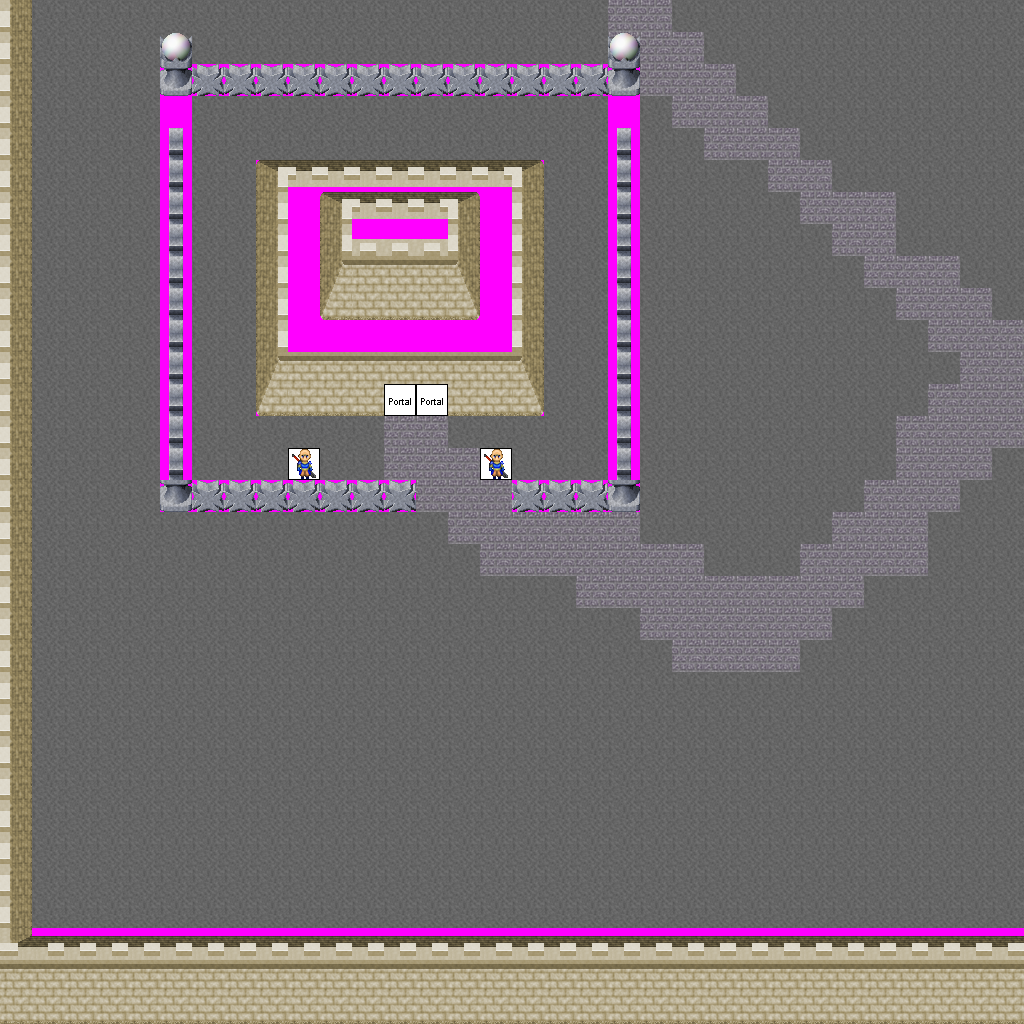

A 2D game scene composited from a Tiled map and its tileset images. What follows is a short description and the map's XML, with each tile layer's data collapsed to a summary:
An orthogonal 32x32 tile map with 32x32 px tiles, 7 tile layers (Ground, Objects, Above, Walkable, ...), 9 tilesets and 6 objects (3x newmap, from_west_0, from_west_1, from_south_0).

<map version="1.0" orientation="orthogonal" width="32" height="32" tilewidth="32" tileheight="32">
 <tileset firstgid="1" name="building_castle" tilewidth="32" tileheight="32">
  <image source="../drawable/building_castle.png" width="640" height="512" />
 </tileset>
 <tileset firstgid="321" name="ground_indoor_tiles" tilewidth="32" tileheight="32">
  <image source="../drawable/ground_indoor_tiles.png" width="64" height="128" />
 </tileset>
 <tileset firstgid="329" name="logic_creature_human_imperial" tilewidth="32" tileheight="32">
  <image source="../drawable/logic_creature_human_imperial.png" width="256" height="64" />
 </tileset>
 <tileset firstgid="345" name="logic_portal" tilewidth="32" tileheight="32">
  <image source="../drawable/logic_portal.png" width="256" height="96" />
 </tileset>
 <tileset firstgid="369" name="building_decoration_block" tilewidth="32" tileheight="32">
  <image source="../drawable/building_decoration_block.png" width="64" height="32" />
 </tileset>
 <tileset firstgid="371" name="building_decoration_orbpedestal" tilewidth="32" tileheight="32">
  <image source="../drawable/building_decoration_orbpedestal.png" width="32" height="64" />
 </tileset>
 <tileset firstgid="373" name="building_wall_int_grey" tilewidth="32" tileheight="32">
  <image source="../drawable/building_wall_int_grey.png" width="352" height="352" />
 </tileset>
 <tileset firstgid="494" name="building_castle_door_centered_double" tilewidth="32" tileheight="32">
  <image source="../drawable/building_castle_door_centered_double.png" width="64" height="64" />
 </tileset>
 <tileset firstgid="498" name="walkable_sentinel" tilewidth="32" tileheight="32">
  <image source="../drawable/walkable_sentinel.png" width="32" height="32" />
 </tileset>
 <layer name="Ground" width="32" height="32">
  <data>[1024 cells, 1024 non-empty, 4 distinct tile ids]</data>
 </layer>
 <layer name="Objects" width="32" height="32">
  <data>[1024 cells, 12 non-empty, 10 distinct tile ids]</data>
 </layer>
 <layer name="Above" width="32" height="32">
  <data>[1024 cells, 4 non-empty, 1 distinct tile ids]</data>
 </layer>
 <layer name="Walkable" width="32" height="32">
  <data>[1024 cells, 246 non-empty, 1 distinct tile ids]</data>
 </layer>
 <layer name="Objects_stendhal" width="32" height="32">
  <data>[1024 cells, 231 non-empty, 25 distinct tile ids]</data>
 </layer>
 <layer name="Above_stendhal" width="32" height="32">
  <data>[1024 cells, 0 non-empty, 0 distinct tile ids]</data>
 </layer>
 <layer name="Objects_stendhal2" width="32" height="32">
  <data>[1024 cells, 4 non-empty, 2 distinct tile ids]</data>
 </layer>
 <objectgroup name="Mapevents" width="32" height="32">
  <object name="exit_east_0" type="newmap" x="992" y="64" width="32" height="256">
   <properties>
    <property name="map" value="level_1_fado_great_cave_w2_x1_y3" />
    <property name="place" value="from_east_0" />
   </properties>
  </object>
  <object name="exit_east_1" type="newmap" x="992" y="352" width="32" height="576">
   <properties>
    <property name="map" value="level_1_fado_great_cave_w2_x1_y3" />
    <property name="place" value="from_east_1" />
   </properties>
  </object>
  <object name="exit_north_0" type="newmap" x="32" y="0" width="992" height="32">
   <properties>
    <property name="map" value="level_1_fado_great_cave_w2_x0_y2" />
    <property name="place" value="from_north_0" />
   </properties>
  </object>
 </objectgroup>
 <objectgroup name="Spawn" width="32" height="32">
  <object name="from_west_0" x="992" y="192" width="32" height="32" />
  <object name="from_west_1" x="992" y="640" width="32" height="32" />
  <object name="from_south_0" x="512" y="0" width="32" height="32" />
 </objectgroup>
 <objectgroup name="Keys" width="32" height="32" />
 <objectgroup name="Replace" width="32" height="32" />
</map>
